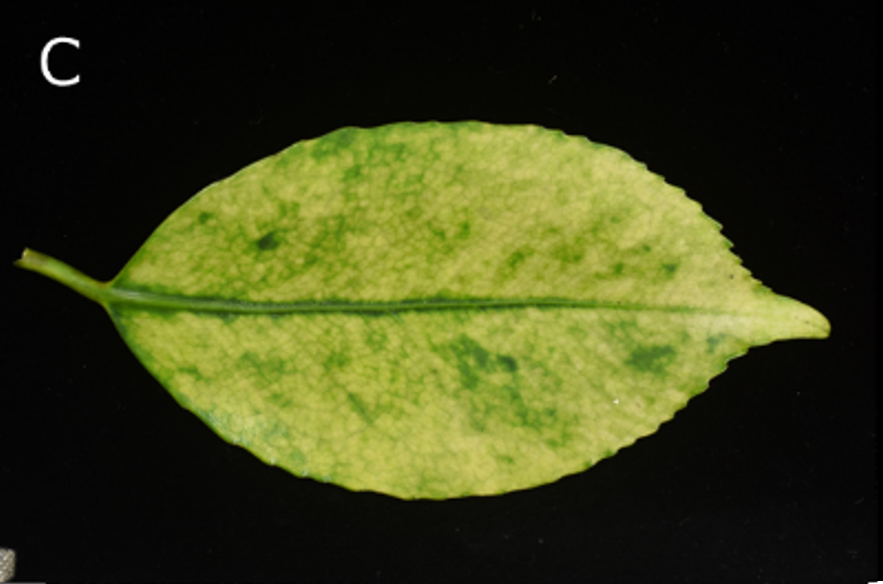
#> input picture test/img/1.png, 883 x 584 px, found by its file name
$ python canny.py
#> lines starting #> are read from the running program, lines starting #| are printed output that depends on the picture; after the words box and inside, x2 and y2 are one past the last pixel; in counts of white or black regions, pixels touching at a corner belong together
import cv2
import numpy as np

def main():
    img = cv2.imread('1.png')
#> img is the input picture: shape (584, 883, 3); mean B, G, R 25.4, 64.9, 60.4
    hsv = cv2.cvtColor(img, cv2.COLOR_BGR2HSV)
#> hsv: shape (584, 883, 3); mean H, S, V 25.7, 100.9, 65
    h,s,v = cv2.split(hsv)
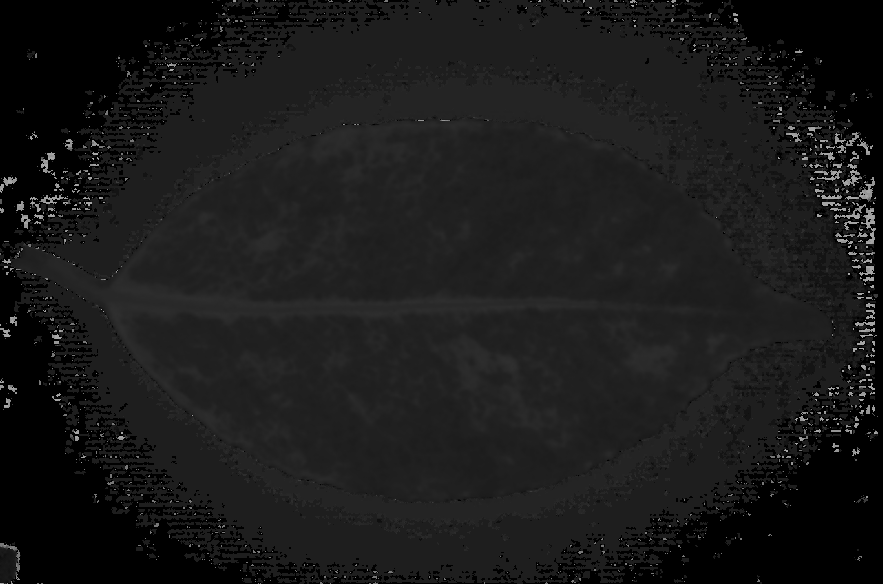
#> h: shape (584, 883); min 0, max 173, mean 25.7
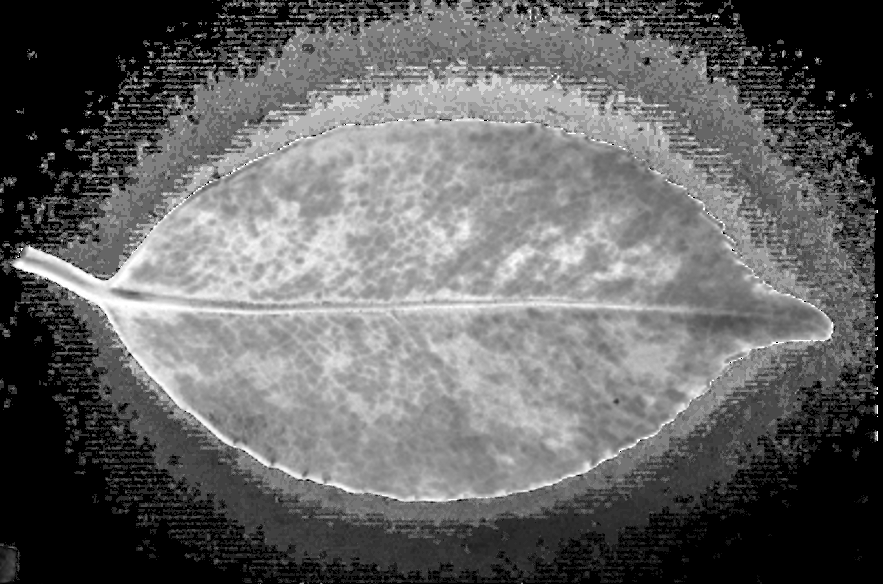
#> s: shape (584, 883); min 0, max 255, mean 100.9
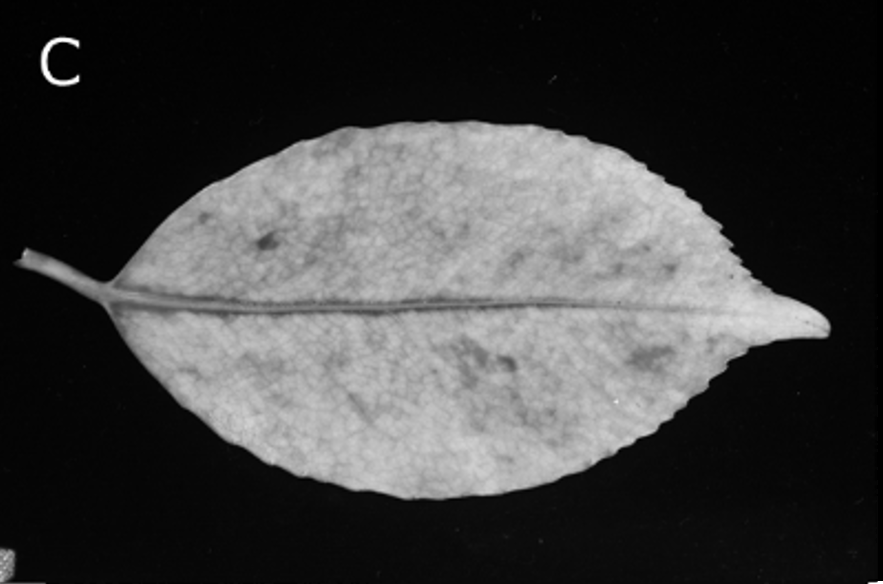
#> v: shape (584, 883); min 0, max 255, mean 65
    black = np.zeros(img.shape[:2], np.uint8)
    img_canny = cv2.Canny(v, 100, 200)
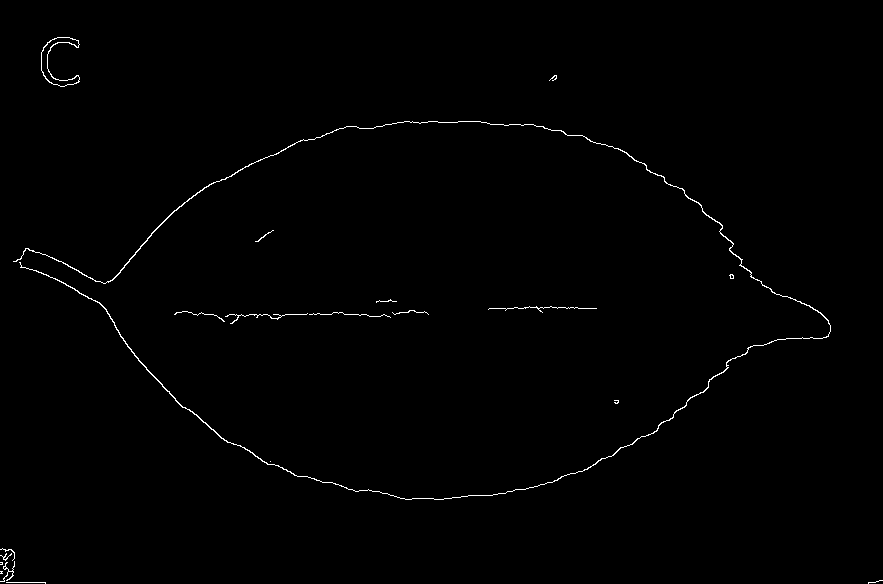
#> img_canny: shape (584, 883); 0.63% white in thin lines or dots
    cnts, hie = cv2.findContours(img_canny, cv2.RETR_CCOMP, cv2.CHAIN_APPROX_SIMPLE)
#> cnts = 23 contours, 19 with area under 20; largest, box (x1, y1, x2, y2) and area: (41, 37, 80, 87) 569, (13, 121, 831, 500) 560, (41, 37, 80, 87) 525, (0, 561, 15, 582) 22; hie = 23 rows, first 6: [1, -1, -1, -1], [2, 0, -1, -1], [3, 1, -1, -1], [4, 2, -1, -1], [6, 3, 5, -1], [-1, -1, -1, 4]
    next_c = 0
    img_canny = cv2.cvtColor(img_canny, cv2.COLOR_GRAY2BGR)
#> img_canny: shape (584, 883, 3); 0.63% white in thin lines or dots
    count = 0
    mmax = 0
    pos = 0
    for i in range(len(cnts)):
        img_cnt = cv2.drawContours(img_canny, cnts, next_c, (0,0,255), 5)

        area = cv2.contourArea(cnts[next_c])
        #print(next_c, area)
        count += 1
        if mmax < area:
            mmax = area
            pos = next_c
        next_c = hie[0][next_c][0]
        if next_c == -1:
            break
#> this loop made 20 passes
#> (area, mmax, pos, next_c) on passes 5, 18, 20: (21.5, 21.5, 4, 6), (559.5, 559.5, 19, 20), (569, 569, 21, -1)
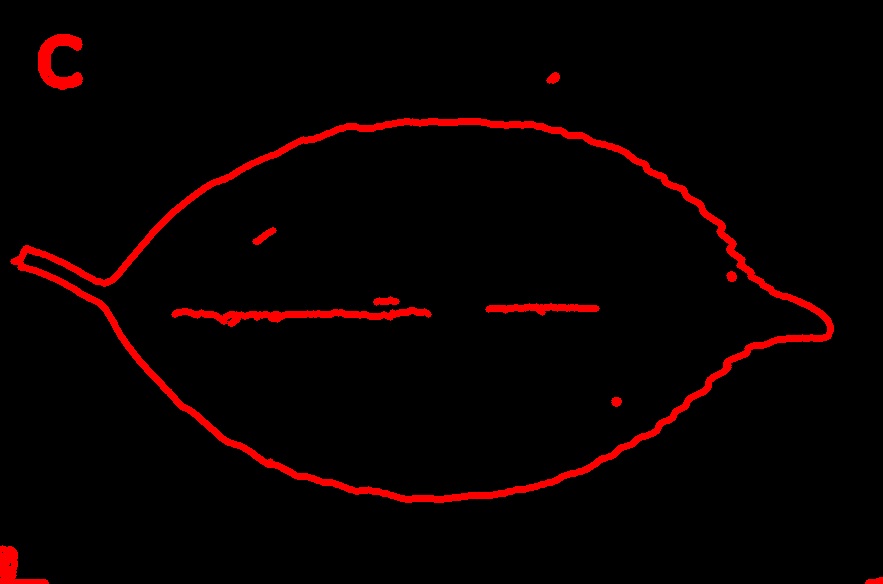
#> img_canny: shape (584, 883, 3); mean B, G, R 0, 0, 9.4
#> after the loop, count = 20; mmax = 569; pos = 21
    #cv2.drawContours(img_canny, cnts, 2475, (0,0,255), -1)
    cv2.imwrite('test.png', img_canny)
    print(count)
#| 20
    print(mmax)
#| 569.0
    print(pos)
#| 21
    print(img.shape[:2])
#| (584, 883)

if __name__ == '__main__':
    main()
